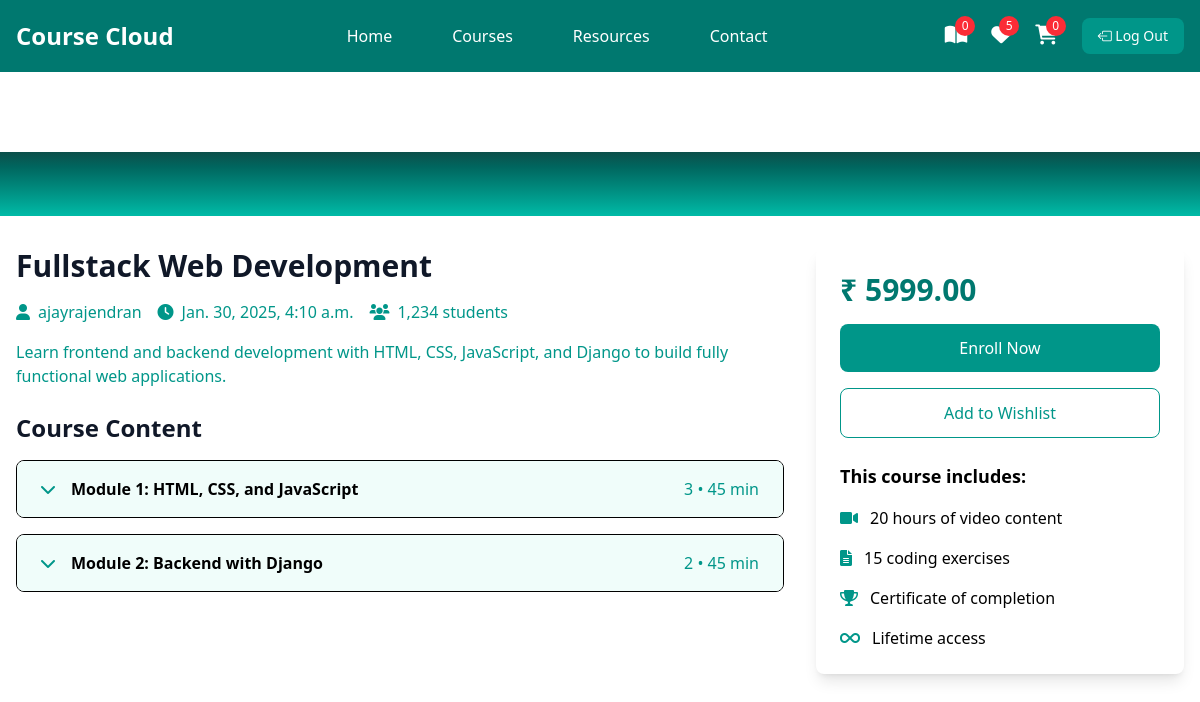
The app's page /student/courses/6/ (signed in) with its own data.
### instructor/models.py (models this page shows, shortened)
class User(AbstractUser):
    ROLE_CHOICES =(
        ("instructor","Instructor"),
        ("student","Student")
    )
    role=models.CharField(max_length=20,choices=ROLE_CHOICES,default="student")

class Course(models.Model):
    title=models.CharField(max_length=200)
    description=models.TextField()
    price=models.DecimalField(decimal_places=2,max_digits=7)
    owner=models.ForeignKey(User,on_delete=models.SET_NULL,related_name="courses",null=True)
    is_free=models.BooleanField(default=False)
    picture=models.ImageField(upload_to="courseimages",null=True,blank=True,default="courseimages/default.png")
    thumbnail=EmbedVideoField()
    category_objects=models.ManyToManyField(Category)
    created_at=models.DateTimeField(auto_now_add=True)
    updated_at=models.DateTimeField(auto_now=True)

class Module(models.Model):
    title=models.CharField(max_length=200)
    course_object=models.ForeignKey(Course,on_delete=models.CASCADE,related_name="modules")
    order=models.PositiveIntegerField()

### student/views.py (the view)
# urls.py: path("courses/<int:pk>/",views.CourseDetailView.as_view(),name="course-detail"),
@method_decorator(signin_required,name="dispatch")
class CourseDetailView(View):
    def get(self,request,*args,**kwargs):
        id=kwargs.get("pk")
        course_instance=Course.objects.get(id=id)
        return render(request,"Course.html",{"course":course_instance})

### student/context_processors.py (called while the page is built)
def course_context(request):
    count=0
    if request.user.is_authenticated:
        orders=request.user.purchase.filter(is_paid=True)
        count=len([c for o in orders for c in o.course_objects.all()])
    return{"count":count}

### student/templates/Course.html (shortened to what this page needs)
{%extends 'base.html'%}
{% load embed_video_tags %}
{%block main_block%}
    <div class="pt-20">
        <div class="bg-gradient-to-b from-teal-900 to-teal-500 w-full">
            <div class="max-w-screen-xl mx-auto flex px-4 py-8">
            </div>
        </div>
        <div class="max-w-screen-xl mx-auto px-4 py-8 grid grid-cols-1 lg:grid-cols-3 gap-8">
            <div class="lg:col-span-2">
                <h1 class="text-3xl text-gray-900 dark:text-white font-bold mb-4">{{course.title}}</h1>
                <div class="flex items-center mb-4 text-teal-600">
                    <span class="mr-4"><i class="fas fa-user mr-2"></i>{{course.owner}}</span>
                    <span class="mr-4"><i class="fas fa-clock mr-2"></i>{{course.created_at}}</span>
                    <span><i class="fas fa-users mr-2"></i>1,234 students</span>
                </div>
                <p class="text-teal-600 mb-6">{{course.description}}</p>
                <div class="space-y-4">
                    <h2 class="text-2xl text-gray-900 dark:text-white font-bold mb-4">Course Content</h2>
                    {%for m in course.modules.all%}
                    <div class="border rounded-lg  overflow-hidden bg-white">
                        <button class="w-full px-6 py-4 bg-teal-50 hover:bg-teal-200 flex items-center justify-between" onclick="toggleModule('module{{forloop.counter}}')">
                            <div class="flex items-center">
                                <i class="fas fa-chevron-down mr-4 text-teal-600"></i>
                                <span class="font-semibold">Module {{forloop.counter}}: {{m.title}}</span>
                            </div>
                            <span class="text-teal-600">{{m.lessons.all.count}} • 45 min</span>
                        </button>
                    </div>
                    {%endfor%}
                </div>
            </div>
            <div class="lg:col-span-1">
                <div class="bg-white p-6 rounded-lg shadow-lg sticky top-24">
                    <div class="text-3xl font-bold mb-4 text-teal-700">₹ {{course.price}}</div>
                    <a href="{%url 'add-to-cart' course.id%}">
                        <button class="w-full bg-teal-600 text-white py-3 rounded-lg mb-4 hover:bg-teal-700 transition duration-300">
                            Enroll Now
                        </button>
                    </a>
                    <button class="w-full border border-teal-600 text-teal-600 py-3 rounded-lg mb-6 hover:bg-teal-50 transition duration-300">
                        Add to Wishlist
                    </button>
                    <div class="space-y-4 ">
                        <h3 class="font-bold text-lg">This course includes:</h3>
                        <div class="flex items-center">
                            <i class="fas fa-video mr-3 text-teal-600"></i>
                            <span>20 hours of video content</span>
                        </div>
                        <div class="flex items-center">
                            <i class="fas fa-file-alt mr-3 text-teal-600"></i>
                            <span>15 coding exercises</span>
                        </div>
                        <div class="flex items-center">
                            <i class="fas fa-trophy mr-3 text-teal-600"></i>
                            <span>Certificate of completion</span>
                        </div>
                        <div class="flex items-center">
                            <i class="fas fa-infinity mr-3 text-teal-600"></i>
                            <span>Lifetime access</span>
                        </div>
                    </div>
                </div>
            </div>
        </div>
    </div>
{%endblock%}

### student/templates/base.html (shortened to what this page needs)
<!DOCTYPE html>
<html lang="en">
<head>
    <link href="https://cdnjs.cloudflare.com/ajax/libs/font-awesome/6.0.0/css/all.min.css" rel="stylesheet">
    <script src="https://unpkg.com/@tailwindcss/browser@4"></script>
    <link rel="stylesheet" href="../static/css/style.css">
    <link rel="stylesheet" href="https://cdn.jsdelivr.net/npm/bootstrap-icons@1.11.3/font/bootstrap-icons.min.css">
</head>
<body>
    <nav class="bg-teal-700 fixed w-full z-20 top-0 left-0 sticky">
        <div class="max-w-screen-xl flex flex-wrap items-center justify-between mx-auto p-4">
            <a href="#" class="flex items-center">
                <span class="self-center text-2xl font-semibold text-white">Course Cloud</span>
            </a>
            <div class="items-center justify-between hidden w-full md:flex md:w-auto md:order-1">
                <ul class="flex flex-col p-4 md:p-0 mt-4 font-medium md:flex-row md:space-x-8 md:mt-0">
                    <li><a href="{%url 'index'%}" class="block py-2 pl-3 pr-4 text-white hover:text-teal-200">Home</a></li>
                    <li><a href="#course" class="block py-2 pl-3 pr-4 text-white hover:text-teal-200">Courses</a></li>
                    <li><a href="#" class="block py-2 pl-3 pr-4 text-white hover:text-teal-200">Resources</a></li>
                    <li><a href="#contact" class="block py-2 pl-3 pr-4 text-white hover:text-teal-200">Contact</a></li>
                </ul>
            </div>
            <div class="flex items-center space-x-6 md:order-2">
                <div class="relative group">
                    <a href="{%url 'My-Courses'%}" class="text-white hover:text-teal-200">
                        <i class="fas fa-book-open text-xl"></i>
                        <span class="absolute -top-2 -right-2 bg-red-500 text-white text-xs rounded-full h-5 w-5 flex items-center justify-center">{{count}}</span>
                    </a>
                </div>
                <div class="relative group">
                    <a href="#" class="text-white hover:text-teal-200">
                        <i class="fas fa-heart fa-beat text-xl"></i>
                        <span class="absolute -top-2 -right-2 bg-red-500 text-white text-xs rounded-full h-5 w-5 flex items-center justify-center">5</span>
                    </a>
                </div>
                <div class="relative group">
                    <a href="{%url 'cart-summery'%}" class="text-white hover:text-teal-200">
                        <i class="fas fa-shopping-cart text-xl"></i>
                        <span class="absolute -top-2 -right-2 bg-red-500 text-white text-xs rounded-full h-5 w-5 flex items-center justify-center">{{request.user.basket.all.count}}</span>
                    </a>
                </div>
                <a href="{%url 'signout'%}" class="text-white bg-teal-600 hover:bg-teal-800 focus:ring-4 focus:outline-none focus:ring-teal-300 font-medium rounded-lg text-sm px-4 py-2 text-center"><i class="bi bi-box-arrow-left"></i>  Log Out</a>
            </div>
        </div>
    </nav>
        {%block main_block%}
        {%endblock%}
</body>
</html>

### records on screen
User: user.basket.all.count "0"
Course: title "Fullstack Web Development", owner "ajayrajendran", created_at "Jan. 30, 2025, 4:10 a.m.", description "Learn frontend and backend development with HTML, CSS, JavaScript, and Django to build fully functional web applications.", price "5999.00"
Module: title "HTML, CSS, and JavaScript", lessons.all.count "3"
Module: title "Backend with Django", lessons.all.count "2"

### other values on screen
{{ count }} "0"
